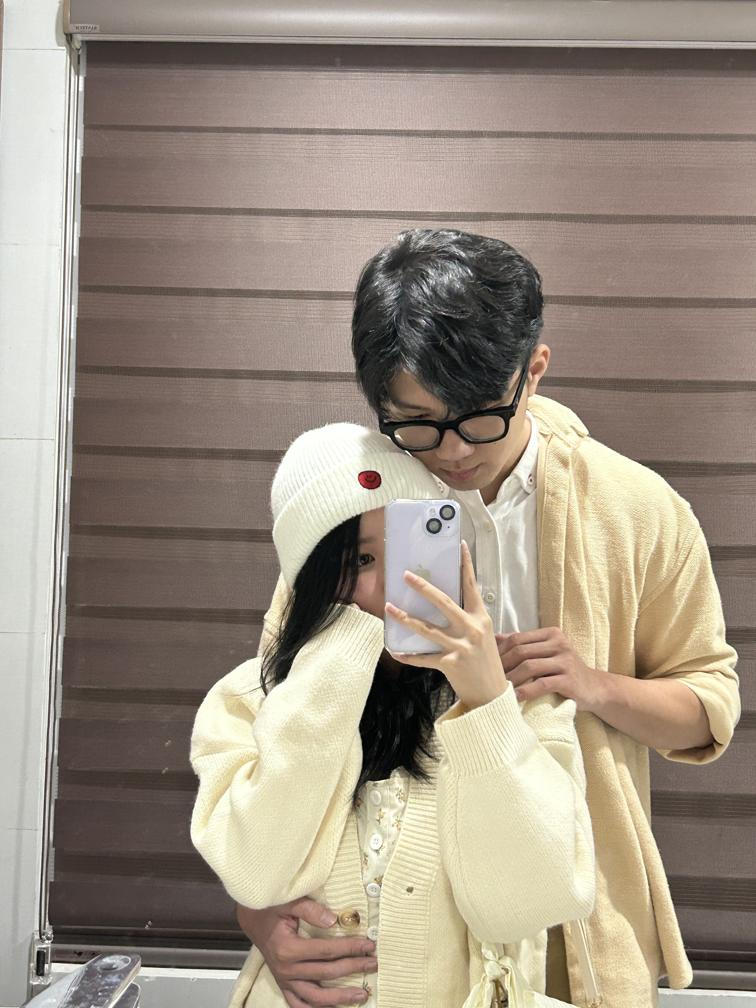
#> input picture love/IMG_0274.jpg, 756 x 1008 px; its folder holds 4 pictures in this run
$ python resize.py
#> lines starting #> are read from the running program, lines starting #| are printed output that depends on the picture
from PIL import Image
import os

def resize_images_in_directory(directory):
#> called with directory = 'love'
    for filename in os.listdir(directory):
        if filename.endswith(('.jpg', '.jpeg', '.png', '.gif')):  # Check if file is an image
            filepath = os.path.join(directory, filename)
            try:
                img = Image.open(filepath)
#> img is the input picture: PIL image 756x1008 RGB; mean R, G, B 157.7, 145.6, 131.6
                width, height = img.size
#> width = 756; height = 1008
                img_resized = img.resize((width//4, height//4))
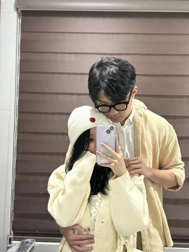
#> img_resized: PIL image 189x252 RGB; mean R, G, B 157.7, 145.6, 131.6
                img_resized.save(filepath)
                print(f"Resized {filename} successfully.")
            except Exception as e:
                print(f"Error resizing {filename}: {e}")
#> pass 2 of the loop in resize_images_in_directory, `for filename in os.listdir(directory):`:
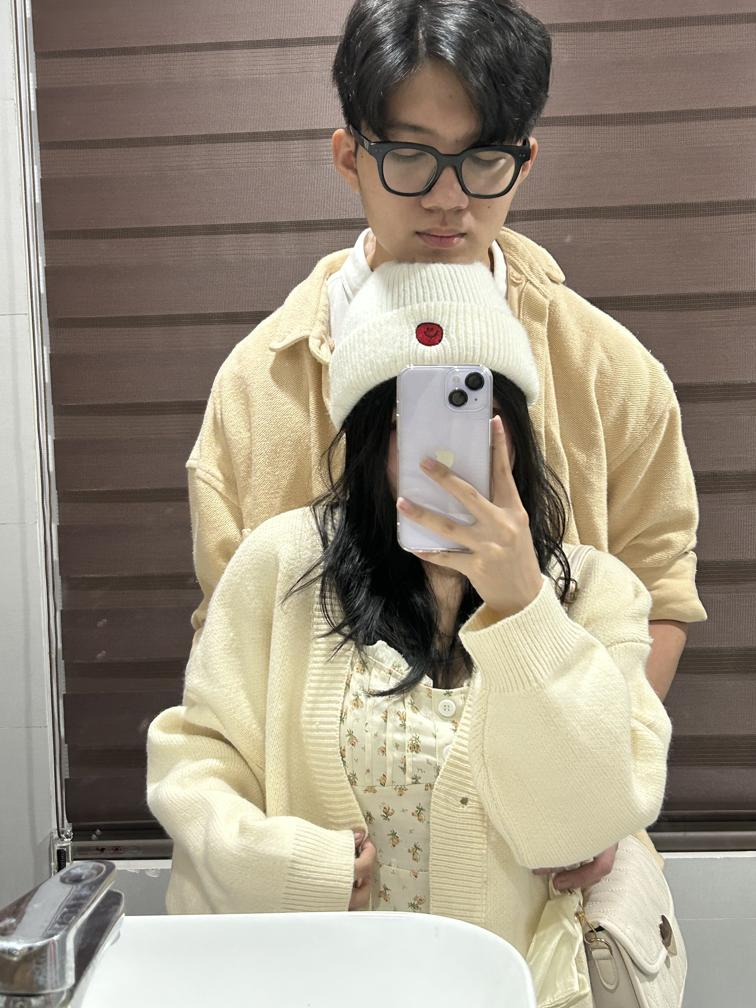
#> input picture love/IMG_0281.jpg, 756 x 1008 px
#> in resize_images_in_directory, img is the input picture: PIL image 756x1008 RGB; mean R, G, B 155.1, 145, 128.9
#> in resize_images_in_directory, `img_resized = img.resize((width//4, height//4))`:
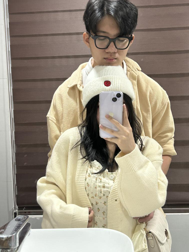
#> img_resized: PIL image 189x252 RGB; mean R, G, B 155.1, 145, 128.9
#> pass 3 of the loop in resize_images_in_directory, `for filename in os.listdir(directory):`:
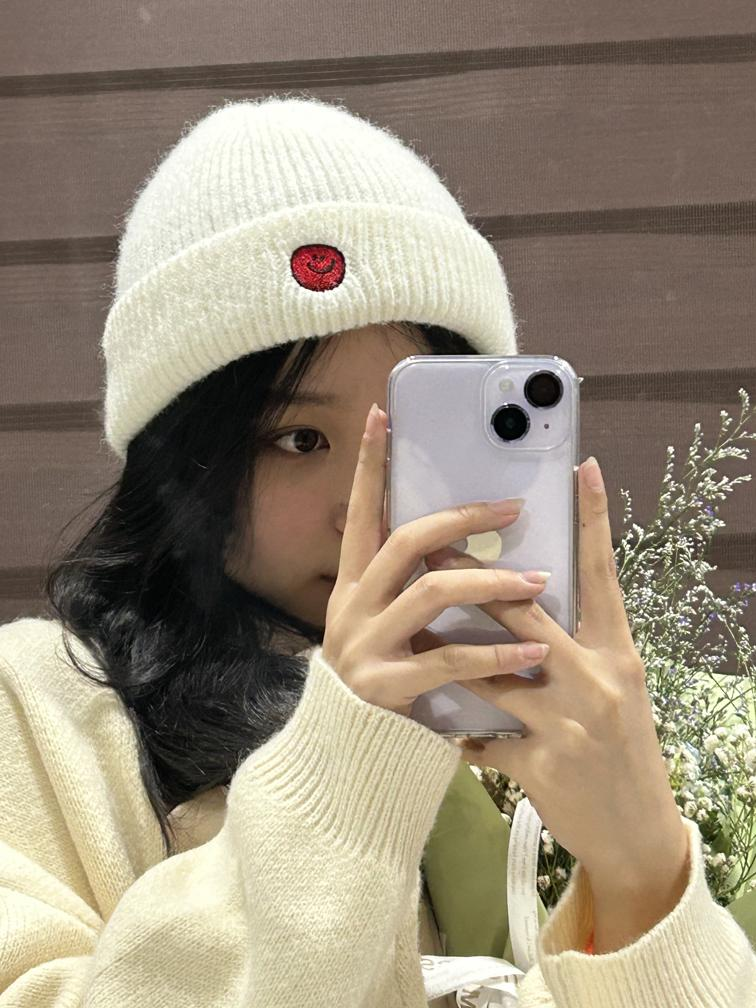
#> input picture love/IMG_0461.jpg, 756 x 1008 px
#> in resize_images_in_directory, img is the input picture: PIL image 756x1008 RGB; mean R, G, B 152.3, 140.2, 121.8
#> in resize_images_in_directory, `img_resized = img.resize((width//4, height//4))`:
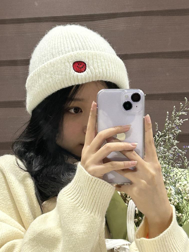
#> img_resized: PIL image 189x252 RGB; mean R, G, B 152.3, 140.1, 121.8
#> the loop made 4 passes; the first 3 are shown

# Usage example:
directory_path = "love"
resize_images_in_directory(directory_path)
